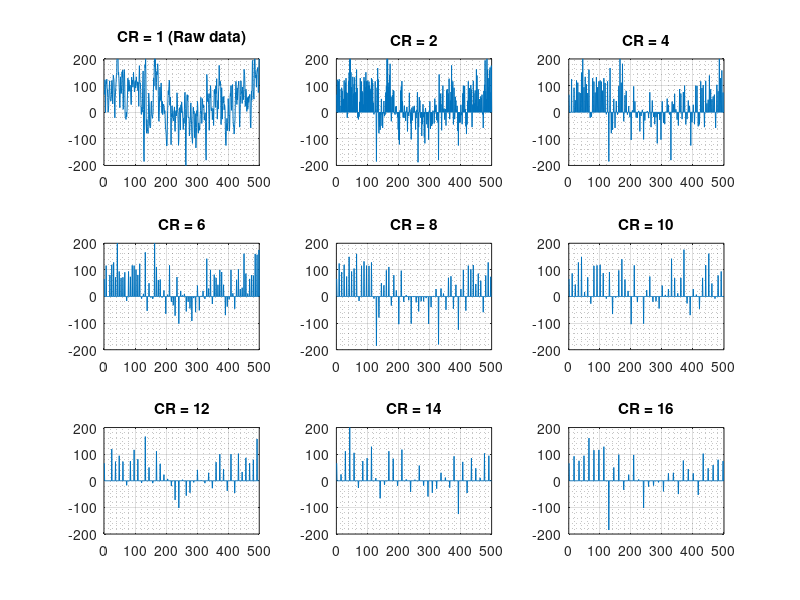

This chart was generated by the following MATLAB code:
clear all; close all; clc;
%A = readmatrix('subj1_series9_data.csv','range',[2,2,501,33]);
load('32ChannelEEG.mat');
nSamples = 500;
nChannels = 1;
data = A(1:nSamples, 1:nChannels);

data2 = downsample(data,2);
data2 = upsample(data2,2);
error2 = sqrt(sum((data - data2).^2)./sum(data.^2)) * 100;

data4 = downsample(data,4);
data4 = upsample(data4,4);
error4 = sqrt(sum((data - data4).^2)./sum(data.^2)) * 100;

data6 = downsample(data,6);
data6 = upsample(data6,6);
data6 = data6(1:500);
error6 = sqrt(sum((data - data6).^2)./sum(data.^2)) * 100;

data8 = downsample(data,8);
data8 = upsample(data8,8);
data8 = data8(1:500);
error8 = sqrt(sum((data - data8).^2)./sum(data.^2)) * 100;

data10 = downsample(data,10);
data10 = upsample(data10,10);
error10 = sqrt(sum((data - data10(1:500)).^2)./sum(data.^2)) * 100;

data12 = downsample(data,12);
data12 = upsample(data12,12);
data12 = data12(1:500);
error12 = sqrt(sum((data - data12).^2)./sum(data.^2)) * 100;

data14 = downsample(data,14);
data14 = upsample(data14,14);
data14 = data14(1:500);
error14 = sqrt(sum((data - data14).^2)./sum(data.^2)) * 100;

data16 = downsample(data,16);
data16 = upsample(data16,16);
data16 = data16(1:500);
error16 = sqrt(sum((data - data16).^2)./sum(data.^2)) * 100;

subplot(3,3,1);
plot(data);
title('CR = 1 (Raw data)');
grid on;grid minor;ylim([-200, 200]);
subplot(3,3,2);
plot(data2);
title('CR = 2');
grid on;grid minor;ylim([-200, 200]);
subplot(3,3,3);
plot(data4);
title('CR = 4');
grid on;grid minor;ylim([-200, 200]);
subplot(3,3,4);
plot(data6);
title('CR = 6');
grid on;grid minor;ylim([-200, 200]);
subplot(3,3,5);
plot(data8);
title('CR = 8');
grid on;grid minor;ylim([-200, 200]);
subplot(3,3,6);
plot(data10);
title('CR = 10');
grid on;grid minor;ylim([-200, 200]);
subplot(3,3,7);
plot(data12);
title('CR = 12');
grid on;grid minor;ylim([-200, 200]);
subplot(3,3,8);
plot(data14);
title('CR = 14');
grid on;grid minor;ylim([-200, 200]);
subplot(3,3,9);
plot(data16);
title('CR = 16');
grid on;grid minor; ylim([-200, 200]);


%data_100_channel_3_raw = data;
% data_100_channel_3_raw_ratio_2 = A(1:2:nSamples, 1:nChannels);
% data_100_channel_3_raw_ratio_4 = A(1:4:nSamples, 1:nChannels);
% data_100_channel_3_raw_ratio_6 = A(1:6:nSamples, 1:nChannels);
% data_100_channel_3_raw_ratio_8 = A(1:8:nSamples, 1:nChannels);
% data_100_channel_3_raw_ratio_10 = A(1:10:nSamples, 1:nChannels);
% data_100_channel_3_raw_ratio_12 = A(1:12:nSamples, 1:nChannels);
% data_100_channel_3_raw_ratio_14 = A(1:14:nSamples, 1:nChannels);
% data_100_channel_3_raw_ratio_16 = A(1:16:nSamples, 1:nChannels);
% subplot(3,3,1);
% plot(data_100_channel_3_raw);
% title('CR = 1');
% subplot(3,3,2);
% plot(data_100_channel_3_raw_ratio_2);
% title('CR = 2');
% subplot(3,3,3);
% plot(data_100_channel_3_raw_ratio_4);
% title('CR = 4');
% subplot(3,3,4);
% plot(data_100_channel_3_raw_ratio_6);
% title('CR = 6');
% subplot(3,3,5);
% plot(data_100_channel_3_raw_ratio_8);
% title('CR = 8');
% subplot(3,3,6);
% plot(data_100_channel_3_raw_ratio_10);
% title('CR = 10');
% subplot(3,3,7);
% plot(data_100_channel_3_raw_ratio_12);
% title('CR = 12');
% subplot(3,3,8);
% plot(data_100_channel_3_raw_ratio_14);
% title('CR = 14');
% subplot(3,3,9);
% plot(data_100_channel_3_raw_ratio_16);
% title('CR = 16');
